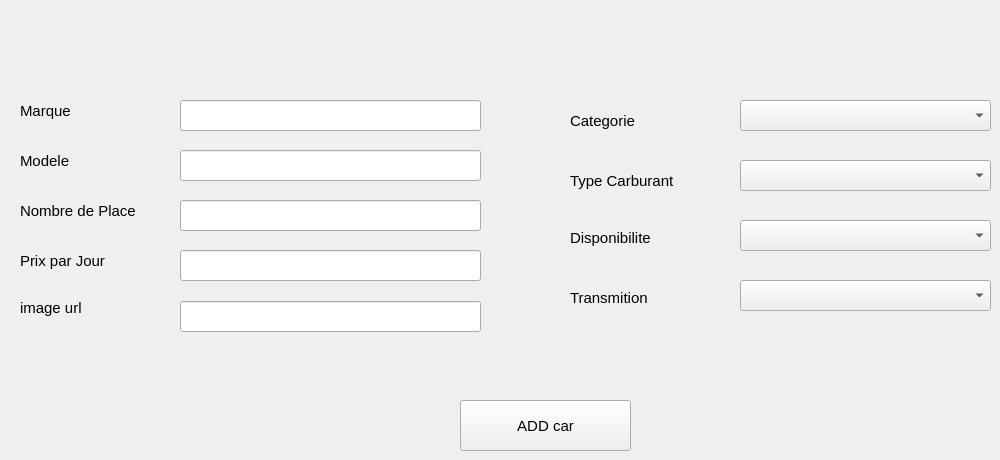
      <widget class="QWidget" name="tab_5">
       <attribute name="title">
        <string>Add new car</string>
       </attribute>
       <widget class="QLineEdit" name="nbPlacetxt">
        <property name="geometry">
         <rect>
          <x>180</x>
          <y>200</y>
          <width>301</width>
          <height>31</height>
         </rect>
        </property>
       </widget>
       <widget class="QLineEdit" name="modeletxt">
        <property name="geometry">
         <rect>
          <x>180</x>
          <y>150</y>
          <width>301</width>
          <height>31</height>
         </rect>
        </property>
       </widget>
       <widget class="QLineEdit" name="imagetxt">
        <property name="geometry">
         <rect>
          <x>180</x>
          <y>301</y>
          <width>301</width>
          <height>31</height>
         </rect>
        </property>
       </widget>
       <widget class="QLineEdit" name="marquetxt">
        <property name="geometry">
         <rect>
          <x>180</x>
          <y>100</y>
          <width>301</width>
          <height>31</height>
         </rect>
        </property>
       </widget>
       <widget class="QLineEdit" name="prixJourtxt">
        <property name="geometry">
         <rect>
          <x>180</x>
          <y>250</y>
          <width>301</width>
          <height>31</height>
         </rect>
        </property>
       </widget>
       <widget class="QComboBox" name="categorieCMB">
        <property name="geometry">
         <rect>
          <x>740</x>
          <y>100</y>
          <width>251</width>
          <height>31</height>
         </rect>
        </property>
       </widget>
       <widget class="QComboBox" name="carburantCMB">
        <property name="geometry">
         <rect>
          <x>740</x>
          <y>160</y>
          <width>251</width>
          <height>31</height>
         </rect>
        </property>
        <property name="font">
         <font>
          <family>MS Shell Dlg 2</family>
          <pointsize>11</pointsize>
         </font>
        </property>
       </widget>
       <widget class="QComboBox" name="dispoCMB">
        <property name="geometry">
         <rect>
          <x>740</x>
          <y>220</y>
          <width>251</width>
          <height>31</height>
         </rect>
        </property>
        <property name="font">
         <font>
          <family>MS Shell Dlg 2</family>
          <pointsize>11</pointsize>
         </font>
        </property>
       </widget>
       <widget class="QComboBox" name="transmitionCMB">
        <property name="geometry">
         <rect>
          <x>740</x>
          <y>280</y>
          <width>251</width>
          <height>31</height>
         </rect>
        </property>
        <property name="font">
         <font>
          <family>MS Shell Dlg 2</family>
          <pointsize>11</pointsize>
         </font>
        </property>
       </widget>
       <widget class="QPushButton" name="addcBtn">
        <property name="geometry">
         <rect>
          <x>460</x>
          <y>400</y>
          <width>171</width>
          <height>51</height>
         </rect>
        </property>
        <property name="font">
         <font>
          <family>MS Shell Dlg 2</family>
          <pointsize>11</pointsize>
         </font>
        </property>
        <property name="text">
         <string>ADD car</string>
        </property>
       </widget>
       <widget class="QLabel" name="label_3">
        <property name="geometry">
         <rect>
          <x>20</x>
          <y>100</y>
          <width>101</width>
          <height>21</height>
         </rect>
        </property>
        <property name="font">
         <font>
          <family>MS Shell Dlg 2</family>
          <pointsize>11</pointsize>
         </font>
        </property>
        <property name="text">
         <string>Marque</string>
        </property>
       </widget>
       <widget class="QLabel" name="label_4">
        <property name="geometry">
         <rect>
          <x>20</x>
          <y>150</y>
          <width>101</width>
          <height>21</height>
         </rect>
        </property>
        <property name="font">
         <font>
          <family>MS Shell Dlg 2</family>
          <pointsize>11</pointsize>
         </font>
        </property>
        <property name="text">
         <string>Modele</string>
        </property>
       </widget>
       <widget class="QLabel" name="label_5">
        <property name="geometry">
         <rect>
          <x>20</x>
          <y>200</y>
          <width>161</width>
          <height>21</height>
         </rect>
        </property>
        <property name="font">
         <font>
          <family>MS Shell Dlg 2</family>
          <pointsize>11</pointsize>
         </font>
        </property>
        <property name="text">
         <string>Nombre de Place</string>
        </property>
       </widget>
       <widget class="QLabel" name="label_6">
        <property name="geometry">
         <rect>
          <x>20</x>
          <y>250</y>
          <width>141</width>
          <height>21</height>
         </rect>
        </property>
        <property name="font">
         <font>
          <family>MS Shell Dlg 2</family>
          <pointsize>11</pointsize>
         </font>
        </property>
        <property name="text">
         <string>Prix par Jour</string>
        </property>
       </widget>
       <widget class="QLabel" name="label_7">
        <property name="geometry">
         <rect>
          <x>570</x>
          <y>110</y>
          <width>121</width>
          <height>21</height>
         </rect>
        </property>
        <property name="font">
         <font>
          <family>MS Shell Dlg 2</family>
          <pointsize>11</pointsize>
         </font>
        </property>
        <property name="text">
         <string>Categorie</string>
        </property>
       </widget>
       <widget class="QLabel" name="label_8">
        <property name="geometry">
         <rect>
          <x>570</x>
          <y>170</y>
          <width>151</width>
          <height>21</height>
         </rect>
        </property>
        <property name="font">
         <font>
          <family>MS Shell Dlg 2</family>
          <pointsize>11</pointsize>
         </font>
        </property>
        <property name="text">
         <string>Type Carburant</string>
        </property>
       </widget>
       <widget class="QLabel" name="label_9">
        <property name="geometry">
         <rect>
          <x>20</x>
          <y>300</y>
          <width>111</width>
          <height>16</height>
         </rect>
        </property>
        <property name="font">
         <font>
          <family>MS Shell Dlg 2</family>
          <pointsize>11</pointsize>
         </font>
        </property>
        <property name="text">
         <string>image url</string>
        </property>
       </widget>
       <widget class="QLabel" name="label_10">
        <property name="geometry">
         <rect>
          <x>570</x>
          <y>290</y>
          <width>141</width>
          <height>16</height>
         </rect>
        </property>
        <property name="font">
         <font>
          <family>MS Shell Dlg 2</family>
          <pointsize>11</pointsize>
         </font>
        </property>
        <property name="text">
         <string>Transmition</string>
        </property>
       </widget>
       <widget class="QLabel" name="label_11">
        <property name="geometry">
         <rect>
          <x>570</x>
          <y>230</y>
          <width>141</width>
          <height>16</height>
         </rect>
        </property>
        <property name="font">
         <font>
          <family>MS Shell Dlg 2</family>
          <pointsize>11</pointsize>
         </font>
        </property>
        <property name="text">
         <string>Disponibilite</string>
        </property>
       </widget>
      </widget>
